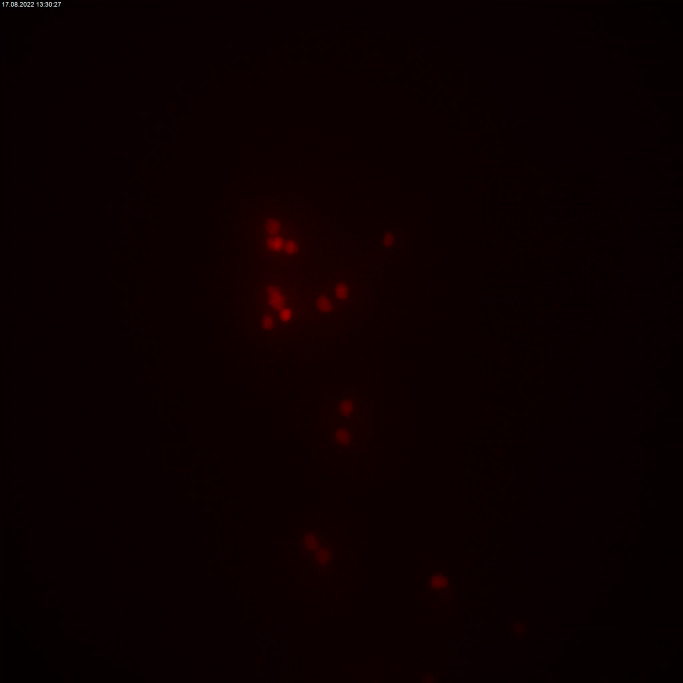
#> input picture frame 53 of cell_video_starting_from_second_2.mp4, 2048 x 2048 px (shown at 1/3 size)
$ jupyter execute V18_sharable.ipynb   (older library calls are emulated)
#> lines starting #> are read from the running program, lines starting #| are printed output that depends on the picture; after the words box and inside, x2 and y2 are one past the last pixel; in counts of white or black regions, pixels touching at a corner belong together
# Imports

[cell 1]
# runs on python 3.11; other versions not yet tested
import matplotlib.pyplot as plt
import numpy as np
import cv2
import math

# Functions

## Global Layer
Extracting images of all individual cell blobs and returning them in an array

[cell 2]
def global_layer_imaginary_boarder(video_file_path, video_save_path, PICTURES_ON = True):
    # video_file_path: Current location of video
    # video_save_path: Location where video should be saved
    # PICTURES_ON: give back output or not

    # Object detection from Stable camera
#> called with video_file_path = 'cell_video_starting_from_second_2.mp4', video_save_path = 'saved_V15_vid', PICTURES_ON = True
    object_detector = cv2.createBackgroundSubtractorMOG2(history=1000000, varThreshold=40)

    # Create a VideoCapture object
    video = cv2.VideoCapture(video_file_path)

    # Output videos
    # result_roi = cv2.VideoWriter('cell_video_roi_3_frames.avi',
    #                             cv2.VideoWriter_fourcc(*'MJPG'),
    #                             10, (1000,1000))
    result_frame = cv2.VideoWriter(video_save_path+'.avi',
                            cv2.VideoWriter_fourcc(*'MJPG'),
                            10, (2048, 2048))
    # result_mask = cv2.VideoWriter('cell_video_result_3_frames.avi',
    #                         cv2.VideoWriter_fourcc(*'MJPG'),
    #                         10, (1000,1000))

    # Check, if video was really opened or if file was corrupted
    if not video.isOpened():
        print("Error opening video file")

    # Get first frame of the video, necessary to get into "while" loop
    ret, frame = video.read()
#> frame is the input picture: shape (2048, 2048, 3); mean B, G, R 0.5, 0, 11.4
    if not ret:
        print("Error reading frame")

    highest_id_so_far = 0 # Counter for cell number
    frame_no = 0 # Counter for frame number
    roi_per_blob_id = [] # Store image of bounding box / cell blob
    center_points = [] # Store the center positions of the objects
    id_count = 0 # Keep the count of the individual bounding boxes / cell blobs. Each time a new object id detected, the count will increase by one
    crit_distance = 30 # earlier: 25

    # distances = []

    while frame is not None:
        frame_no += 1

        # Extract Region of interest
        roi = frame[500:1500, 500:1500] # Total frame is 2048:2048
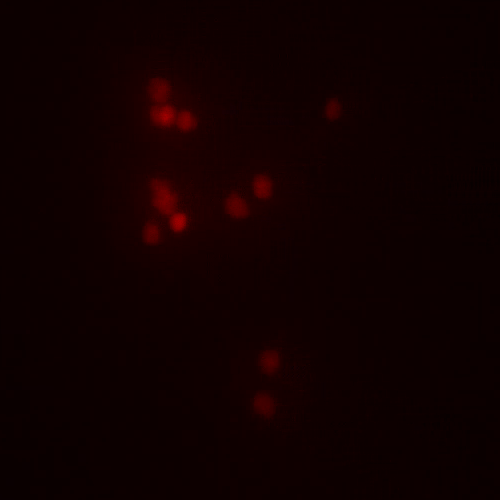
#> roi: shape (1000, 1000, 3) (shown at 1/2 size); mean B, G, R 0, 0, 16.7
        roi[200:800, 200:800] = 0
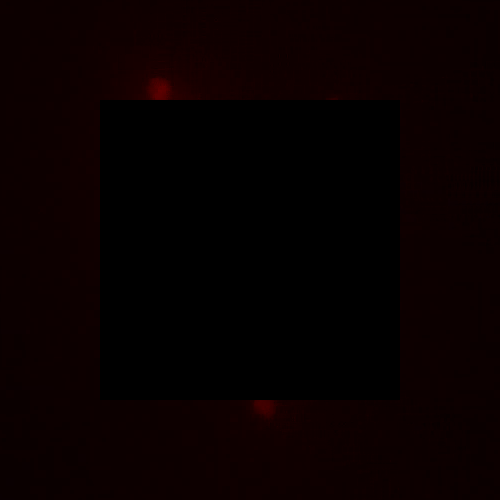
#> roi: shape (1000, 1000, 3) (shown at 1/2 size); mean B, G, R 0, 0, 8.8

        # Start object_detector, go through blurring and filtering steps
        mask = object_detector.apply(roi)
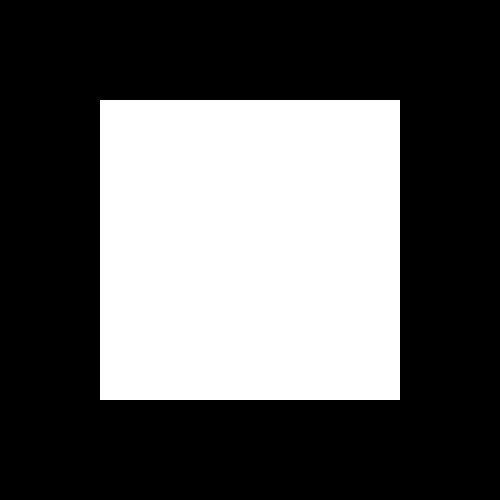
#> mask: shape (1000, 1000) (shown at 1/2 size); values 127 (black) and 255 (white), 36% white; 1 white region, box (x1, y1, x2, y2) and area: (200, 200, 800, 800) 360000
        mask = cv2.GaussianBlur(mask, (3,3), 0) # test, to see if threshold picture gets more smooth
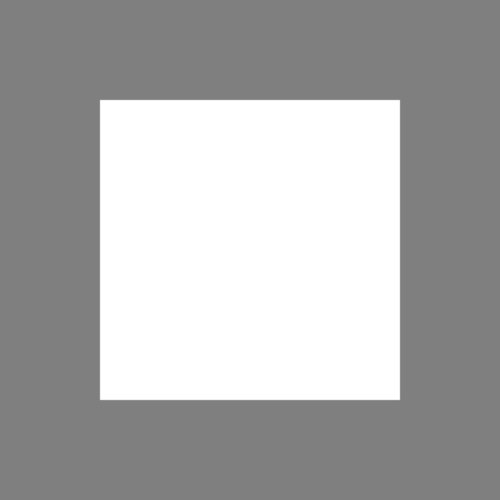
#> mask: shape (1000, 1000) (shown at 1/2 size); min 127, max 255, mean 173.1
        _, mask = cv2.threshold(mask, 0, 255, cv2.THRESH_BINARY+cv2.THRESH_OTSU) #d, my previous trial: 40

        # Morphological Ops: Either Dilation or Closing (Dilation then Erosion)
        kernel = cv2.getStructuringElement(cv2.MORPH_ELLIPSE,(3,3))
        mask = cv2.dilate(mask,kernel,iterations = 1)
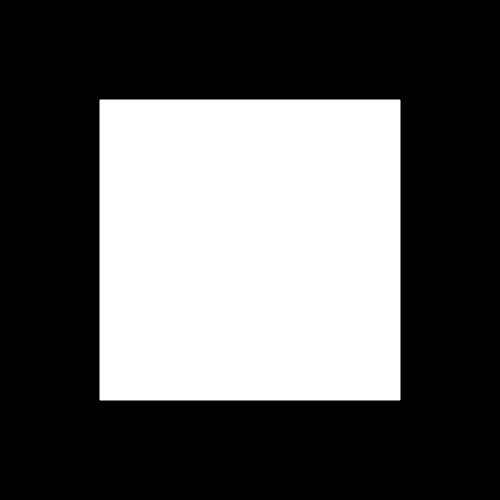
#> mask: shape (1000, 1000) (shown at 1/2 size); 36.2% white; 1 white region, box (x1, y1, x2, y2) and area: (199, 199, 801, 801) 362400

        contours, _ = cv2.findContours(mask, cv2.RETR_TREE, cv2.CHAIN_APPROX_SIMPLE)
#> contours = 1 item
        new_center_points = []

        for cnt in contours:
            area = cv2.contourArea(cnt) # Calculate area and remove small elements
            if area > 400: #1256: #area of kernel: 1256. The area should at least be bigger than five kernels...
                x, y, w, h = cv2.boundingRect(cnt)

                center_of_gravity_y = int(y+h/2)
                center_of_gravity_x = int(x+w/2)

                # # New experiment: Have only a limited band, in which detections are truely counted, so that no "partial cells" at the edges of the ring are counted. Reduced number significantly
                if (center_of_gravity_x > 50 and center_of_gravity_x < 950):
                    if (center_of_gravity_y > 50) and (center_of_gravity_y < 950):
                        if (center_of_gravity_x < 150) or (center_of_gravity_x > 850) or (center_of_gravity_y < 150) or (center_of_gravity_y > 850):

                            # Object Tracking: Find out if that object was detected already by itterating through the currently known cells.
                            same_object_detected = False

                            for id, center_point, box in center_points:
                                dist = math.hypot(center_of_gravity_x - center_point[0], center_of_gravity_y - center_point[1])
                                if dist < crit_distance:
                                    same_object_detected = True
                                    new_center_points.append((id, (center_of_gravity_x, center_of_gravity_y), (x,y,w,h)))
                                    break

                            if same_object_detected is False:
                                new_center_points.append((id_count, (center_of_gravity_x, center_of_gravity_y), (x,y,w,h)))
                                roi_per_blob_id.append((id_count, roi.copy(), (x, x+w, y, y+h)))
                                id_count += 1

                # Outputing current box to user in understandable format
                cv2.rectangle(roi, (x, y), (x + w, y + h), (0, 255, 255), 0) # yellow frame
                cv2.circle(roi,(int(center_of_gravity_x), int(center_of_gravity_y)), 2, (0,255,255))
#> this loop made 1 pass
#> (area, x, y, w, h, center_of_gravity_y, center_of_gravity_x) on pass 1: (361199, 199, 199, 602, 602, 500, 500)
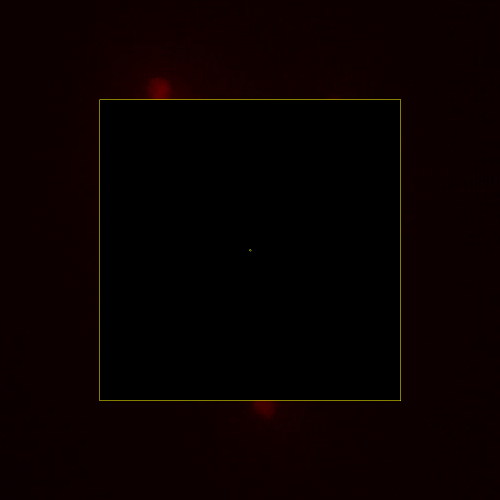
#> roi: shape (1000, 1000, 3) (shown at 1/2 size); 0.24% of pixels changed, all inside (x1, y1, x2, y2) = (199, 199, 802, 802)
#> after the loop, id_count = 0; new_center_points = []; roi_per_blob_id = []

        # Update the current center_points
        center_points = new_center_points.copy()
#> center_points = []

        # Adding visual marks for user
        for box in center_points:
            id = box[0]
            x, y, w, h = box[2]
            cv2.putText(roi, str(id), (x, y - 15), cv2.FONT_HERSHEY_PLAIN, 2, (255, 0, 0), 2)
            cv2.rectangle(roi, (x, y), (x + w, y + h), (0, 255, 0), 3)
            if highest_id_so_far < id:
                highest_id_so_far = id
#> this loop made 0 passes
#> after the loop, highest_id_so_far = 0

        # Markup video for better visual understanding
        cv2.rectangle(roi, (50, 50), (950, 950), (255, 255, 255), 0)
        cv2.rectangle(roi, (150, 150), (850, 850), (255, 255, 255), 0)
        cv2.rectangle(roi, (200, 200), (800,800), (255, 255, 255), 2)
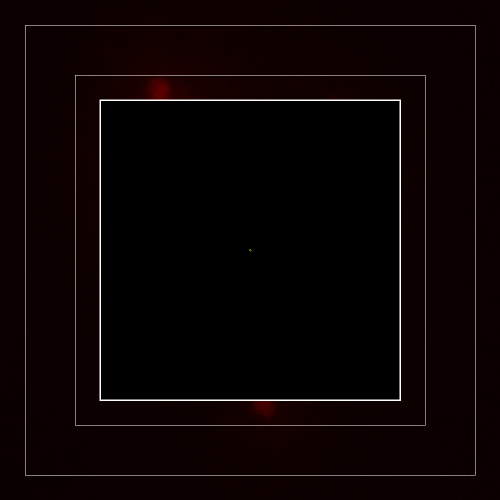
#> roi: shape (1000, 1000, 3) (shown at 1/2 size); mean B, G, R 3.5, 3.5, 12.1
        cv2.rectangle(roi, (150, 150), (850,850), (255, 255, 255), 0)
        cv2.rectangle(frame, (500, 500), (1500,1500), (255, 255, 255), 2)
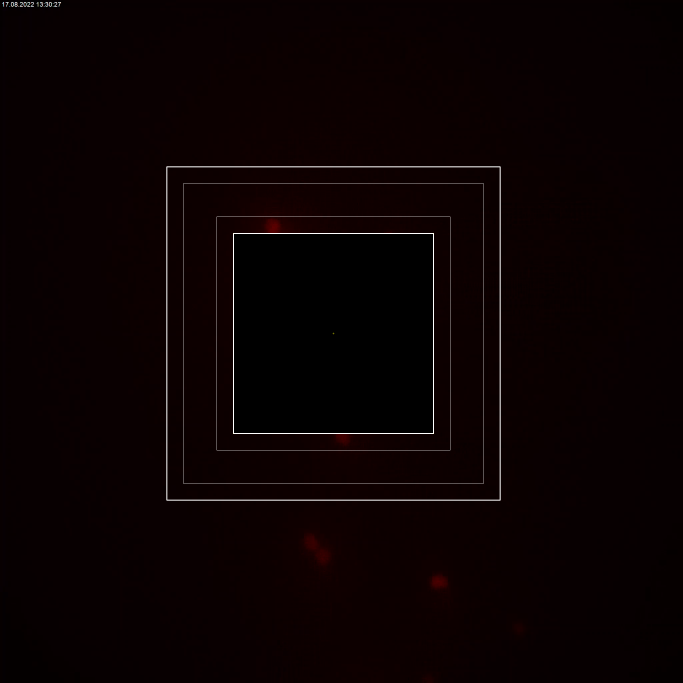
#> frame: shape (2048, 2048, 3) (shown at 1/3 size); mean B, G, R 2.1, 1.6, 11

        if PICTURES_ON:
            # # Show video
            cv2.imshow("roi", roi)
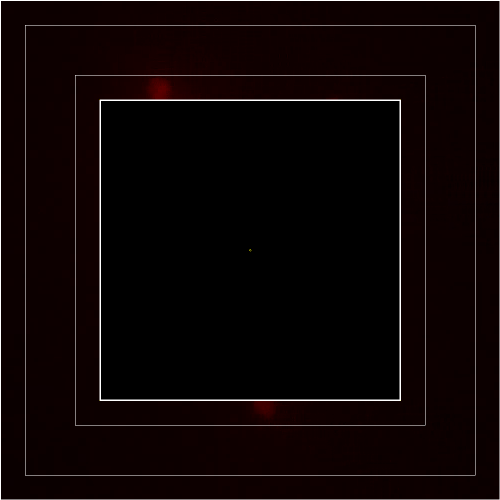
#> window 'roi': shape (1000, 1000, 3) (shown at 1/2 size); mean B, G, R 5, 5, 13.6
            cv2.imshow("Frame", frame)
            # cv2.imshow("Mask", mask)

        # Save video frame
        # result_roi.write(roi)
        result_frame.write(frame)
        # result_mask.write(mask)

        # roi = None
        # frame = None
        mask = None
        # contours = None

        # Get next frame, if existing
        ret, frame = video.read()

        if PICTURES_ON: # Possibility to stop video and still save results until then by pressing "s" at any time!
            if cv2.waitKey(1) & 0xFF == ord('s'):
#> (key Esc is pressed here)
                break

    # Saving up videos, closing everything, printing final cell count
    video.release()
    # result_roi.release()
    result_frame.release()
    # result_mask.release()
    if PICTURES_ON:
        cv2.destroyAllWindows()
    print("The video was saved.")
    print("The video showed "+str(highest_id_so_far)+" cell blobs.")

    return roi_per_blob_id

$ run again, starting later in the video
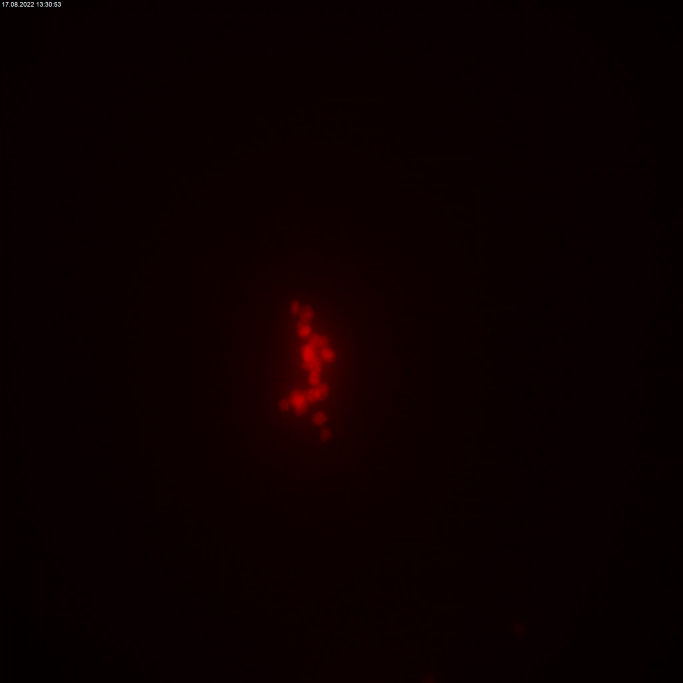
#> input picture frame 240 of cell_video_starting_from_second_2.mp4, 2048 x 2048 px (shown at 1/3 size)
#> in global_layer_imaginary_boarder, frame is the input picture: shape (2048, 2048, 3); mean B, G, R 0.5, 0, 11.5
#> contours = 1 item
#> the loop in global_layer_imaginary_boarder, `for cnt in contours:` made 1 pass
#> (area, x, y, w, h, center_of_gravity_y, center_of_gravity_x) on pass 1: (361199, 199, 199, 602, 602, 500, 500)
#> after the loop in global_layer_imaginary_boarder, `for cnt in contours:`:
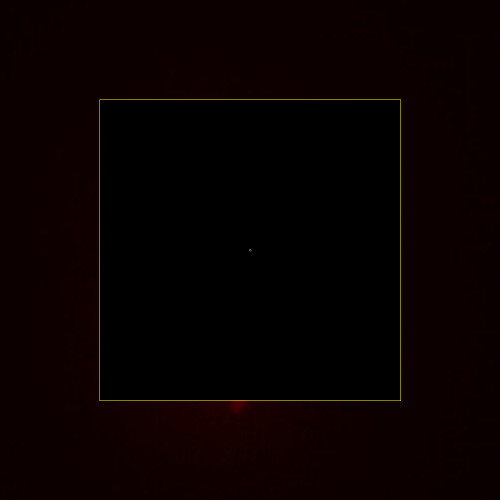
#> roi: shape (1000, 1000, 3) (shown at 1/2 size); mean B, G, R 0, 0.6, 9.3
#> after the loop in global_layer_imaginary_boarder, `for cnt in contours:`: id_count = 0; new_center_points = []
#> after the loop in global_layer_imaginary_boarder, `for box in center_points:`: highest_id_so_far = 0
#> in global_layer_imaginary_boarder, `cv2.imshow("roi", roi)`:
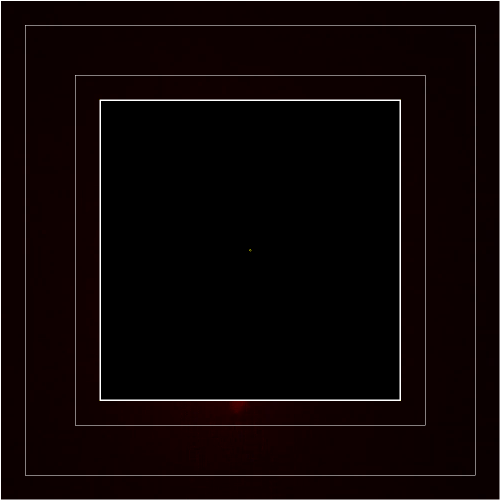
#> window 'roi': shape (1000, 1000, 3) (shown at 1/2 size); mean B, G, R 5, 5, 13.5
